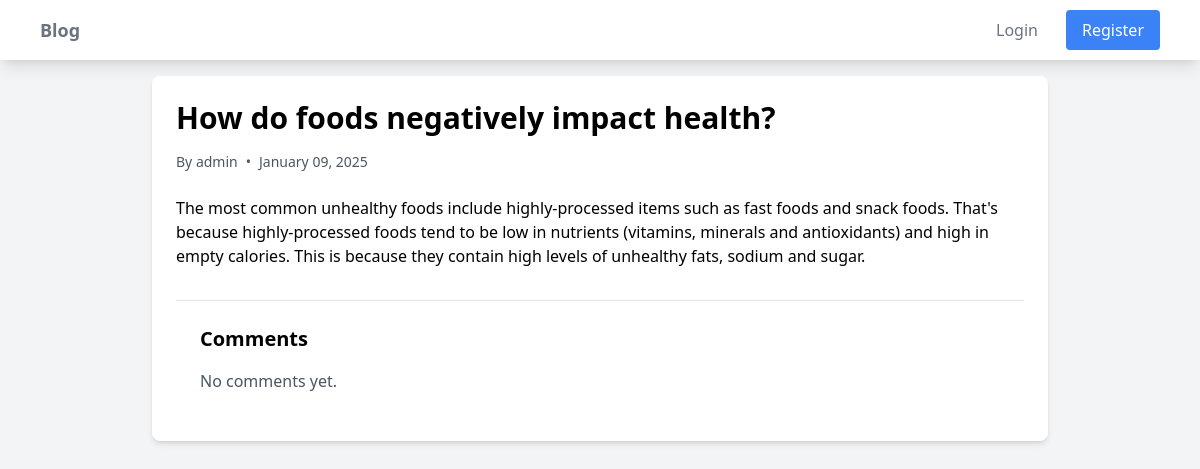
Screenshot of /post/3/ with the database file from the repository.
### blog/models.py (models this page shows, shortened)
class Post(models.Model):
    title = models.CharField(max_length=200)
    content = models.TextField()
    author = models.ForeignKey(User, on_delete=models.CASCADE)
    created_at = models.DateTimeField(auto_now_add=True)
    updated_at = models.DateTimeField(auto_now=True)
    categories = models.ManyToManyField(Category)
    tags = models.CharField(max_length=200)

### blog/views.py (the view)
# urls.py: path('post/<int:pk>/', views.post_detail, name='post-detail'),
def post_detail(request, pk):
    post = get_object_or_404(Post, pk=pk)
    comments = post.comments.all()
    if request.method == 'POST':
        comment_form = CommentForm(request.POST)
        if comment_form.is_valid():
            comment = comment_form.save(commit=False)
            comment.post = post
            comment.author = request.user
            comment.save()
            return redirect('post-detail', pk=pk)
    else:
        comment_form = CommentForm()
    return render(request, 'blog/post_detail.html', {
        'post': post,
        'comments': comments,
        'comment_form': comment_form
    })

### blog/templates/blog/post_detail.html (shortened to what this page needs)
{% extends 'blog/base.html' %}
{% block content %}
<div class="max-w-4xl mx-auto bg-white rounded-lg shadow-md overflow-hidden">
    <div class="p-6">
        <h1 class="text-3xl font-bold mb-4">{{ post.title }}</h1>
        <div class="flex items-center text-gray-600 text-sm mb-6">
            <span>By {{ post.author }}</span>
            <span class="mx-2">•</span>
            <span>{{ post.created_at|date:"F d, Y" }}</span>
        </div>
        <div class="prose max-w-none">
            {{ post.content|linebreaks }}
        </div>
    <div class="mt-8 p-6 border-t">
        <h3 class="text-xl font-semibold mb-4">Comments</h3>
        <div class="space-y-4">
            {% for comment in comments %}
                <div class="bg-gray-50 p-4 rounded-lg">
                    <p class="text-gray-700">{{ comment.content }}</p>
                    <p class="text-gray-600 text-sm mt-2">
                        {{ comment.author }} - {{ comment.created_at|date:"F d, Y" }}
                    </p>
                </div>
            {% empty %}
                <p class="text-gray-600">No comments yet.</p>
            {% endfor %}
        </div>
    </div>
</div>
{% endblock %}

### rows the page displays
Post: title "How do foods negatively impact health?", author "admin", created_at "January 09, 2025", content "The most common unhealthy foods include highly-processed items such as fast foods and snack foods. That's because highly-processed foods tend to be low in nutrients (vitamins, minerals and antioxidants) and high in empty calories. This is because they contain high levels of unhealthy fats, sodium and sugar."
